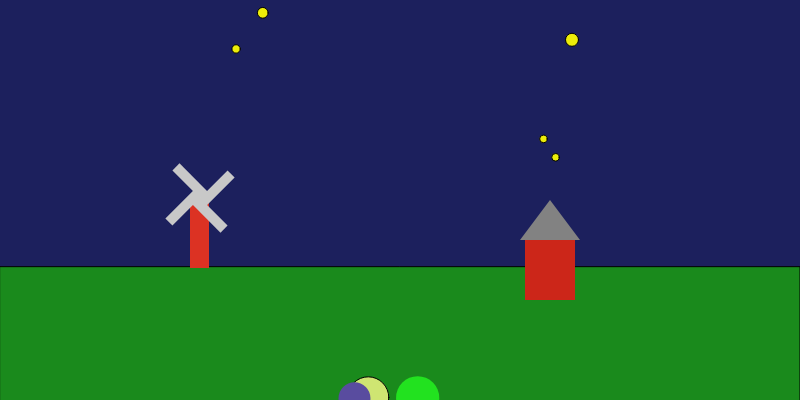
Frame 1 (no input)
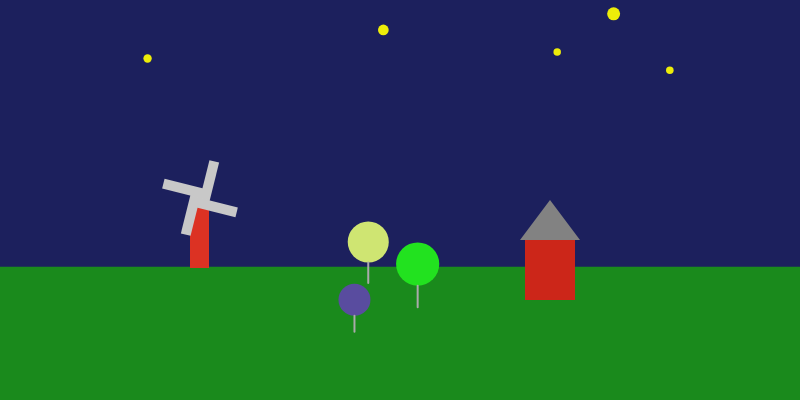
Frame 60 (no input)
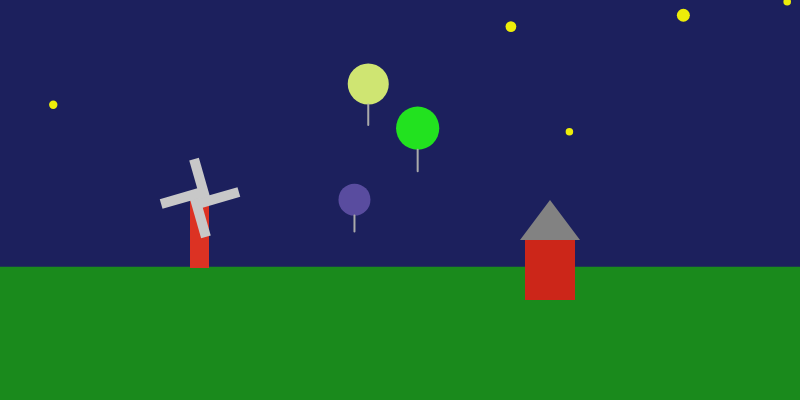
Frame 120 (the mouse pressed at the canvas centre since frame 60)

The p5.js sketch that drew these frames (run headless with seeded random() and noise() and a simulated clock; from frame 60 on, the mouse is pressed at the canvas centre):

// p5.js sketch
// ── sketch.js
let birds = [];
let balloons = [];
let silo;
let windmill;

function setup() {
  createCanvas(800, 400);
  for (let i = 0; i < 5; i++) {
    birds.push(new Bird(random(width), random(height / 2)));
  }
  for (let i = 0; i < 3; i++) {
    balloons.push(new Balloon(random(width), height));
  }
  silo = new Silo(550, height - 100);
  windmill = new Windmill(200, height - 132);
}

function draw() {
  background(28, 32, 93);
  fill(26, 138, 28);
  rect(0, height / 1.5, width, height / 2);
  
  for (let bird of birds) {
    bird.update();
    bird.show();
  }
  
  for (let balloon of balloons) {
    balloon.update();
    balloon.show();
  }
  
  silo.show();
  windmill.show();
}

class Bird {
  constructor(x, y) {
    this.x = x;
    this.y = y;
    this.size = random(7, 15);
    this.speed = random(1, 3);
    this.direction = random(TWO_PI);
  }

  update() {
    this.x += cos(this.direction) * this.speed;
    this.y += sin(this.direction) * this.speed;
    if (this.x > width) this.x = 0;
    if (this.x < 0) this.x = width;
    if (this.y > height /2) this.y = random(height /2);
    if (this.y < 0) this.y = random(height /2);
    
    if (random() < 0.02) {
      this.direction += random(-PI/4, PI/4);
    }
    
    this.speed = constrain(this.speed + random(-0.1,0.1),1,3);
   }

   show() {
     fill(237,237,9);
     ellipse(this.x, this.y, this.size);
   }
}

class Balloon {
   constructor(x, y) {
     this.x = x;
     this.y = y;
     this.size = random(30,50);
     this.speed = random(-1,-3);
     this.color = color(random(255), random(255), random(255));
   }

   update() {
     this.y += this.speed;
     if (this.y < -this.size) {
       this.y = height + this.size;
       this.x = random(width);
     }
   }

   show() {
     fill(this.color);
     ellipse(this.x, this.y, this.size);

     // Desenha o fio do balão
     stroke(170); // Cor do fio
     strokeWeight(2); // Espessura do fio
     line(this.x, this.y + this.size / 2, this.x, this.y + this.size); // Fio do balão
     noStroke(); // Reseta o estilo de contorno
   }
}

class Silo {
   constructor(x, y) {
     this.x = x;
     this.y = y;
   }

   show() {
     fill(204,38,25);
     rect(this.x - 25, this.y - 60, 50,60);
     fill(130);
     triangle(this.x -30 ,this.y -60 ,this.x +30 ,this.y -60 ,this.x ,this.y -100 );
   }
}

class Windmill {
   constructor(x, y) {
     this.x = x;
     this.y = y;
     this.angle = PI /4; 
   }

   show() {
      fill(220,50,35);
      rect(this.x -10,this.y -70 ,19 ,70);

      push();
      translate(this.x ,this.y -70); 
      rotate(this.angle); 

      fill(200); 
      for(let i=0; i<4; i++){
          rect(-39 ,-10 ,40 ,10); 
          rotate(PI/2); 
      }
      pop();

      this.angle += radians(1); 
   }
}
